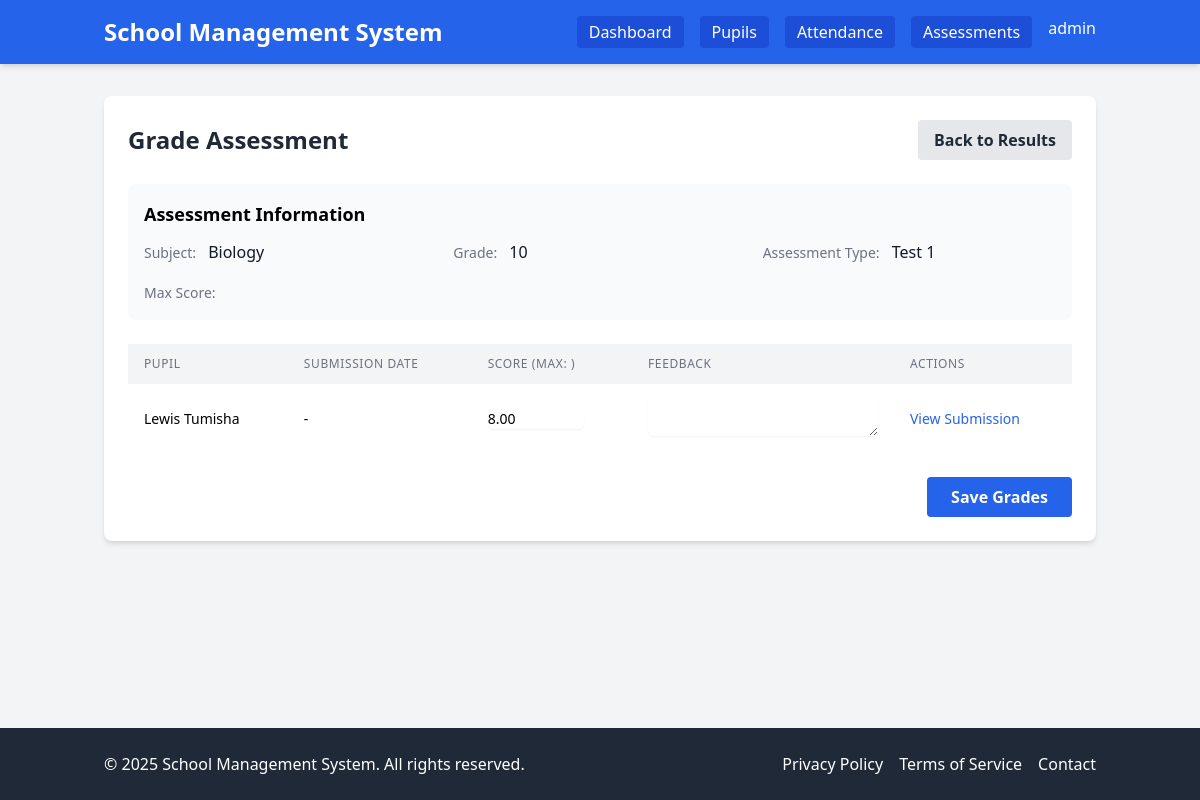
The page /assessments/1/grade/ (signed in) on the database its author committed.
### users/models.py (models this page shows)
class User(AbstractUser):
    class Role(models.TextChoices):
        ADMIN = 'ADMIN', _('Admin')
        TEACHER = 'TEACHER', _('Teacher')
    role = models.CharField(
        max_length=10,
        choices=Role.choices,
        default=Role.TEACHER,
        verbose_name=_('Role'),
        help_text=_('Designates the role and permissions of the user')
    )
    phone_number = models.CharField(max_length=15, blank=True, null=True)
    address = models.TextField(blank=True, null=True)
    profile_picture = models.ImageField(upload_to='profile_pics/', blank=True, null=True)
    def is_admin(self):
        return self.role == self.Role.ADMIN
    def is_teacher(self):
        return self.role == self.Role.TEACHER
    class Meta:
        verbose_name = _('User')
        verbose_name_plural = _('Users')

### assessments/models.py (models this page shows, shortened)
class Assessment(models.Model):
    template = models.ForeignKey(AssessmentTemplate, on_delete=models.CASCADE, related_name='assessments')
    grade_class = models.ForeignKey(Grade, on_delete=models.CASCADE, related_name='assessments')
    date_assigned = models.DateField()
    date_due = models.DateField()
    instructions = models.TextField(blank=True, null=True)
    attachment = models.FileField(upload_to='assessment_attachments/', blank=True, null=True)
    is_published = models.BooleanField(default=False)
    published_at = models.DateTimeField(blank=True, null=True)
    assigned_by = models.ForeignKey(
        settings.AUTH_USER_MODEL,
        on_delete=models.CASCADE,
        related_name='assigned_assessments'
    )
    created_at = models.DateTimeField(auto_now_add=True)
    updated_at = models.DateTimeField(auto_now=True)
    class Meta:
        verbose_name = _('Assessment')
        verbose_name_plural = _('Assessments')
        ordering = ['-date_assigned']

class AssessmentTemplate(models.Model):
    title = models.CharField(max_length=200)
    subject = models.ForeignKey(Subject, on_delete=models.CASCADE, related_name='assessment_templates')
    assessment_type = models.ForeignKey(AssessmentType, on_delete=models.CASCADE, related_name='templates')
    total_points = models.DecimalField(
        max_digits=7,
        decimal_places=2,
        validators=[MinValueValidator(0)]
    )
    description = models.TextField(blank=True, null=True)
    created_by = models.ForeignKey(settings.AUTH_USER_MODEL, on_delete=models.CASCADE, related_name='created_templates')
    created_at = models.DateTimeField(auto_now_add=True)
    updated_at = models.DateTimeField(auto_now=True)
    class Meta:
        verbose_name = _('Assessment Template')
        verbose_name_plural = _('Assessment Templates')
        ordering = ['-created_at']

class Subject(models.Model):
    name = models.CharField(max_length=100, unique=True)
    code = models.CharField(max_length=10, unique=True)
    description = models.TextField(blank=True, null=True)
    class Meta:
        verbose_name = _('Subject')
        verbose_name_plural = _('Subjects')
        ordering = ['name']

class AssessmentType(models.Model):
    name = models.CharField(max_length=100, unique=True)
    description = models.TextField(blank=True, null=True)
    weight = models.DecimalField(
        max_digits=5,
        decimal_places=2,
        validators=[MinValueValidator(0), MaxValueValidator(100)],
        help_text=_('Weight of this assessment type in the final grade calculation (percentage)')
    )
    class Meta:
        verbose_name = _('Assessment Type')
        verbose_name_plural = _('Assessment Types')
        ordering = ['name']

class AssessmentResult(models.Model):
    assessment = models.ForeignKey(Assessment, on_delete=models.CASCADE, related_name='results')
    pupil = models.ForeignKey(Pupil, on_delete=models.CASCADE, related_name='assessment_results')
    score = models.DecimalField(
        max_digits=7,
        decimal_places=2,
        validators=[MinValueValidator(0)],
        blank=True,
        null=True
    )
    percentage = models.DecimalField(
        max_digits=5,
        decimal_places=2,
        validators=[MinValueValidator(0), MaxValueValidator(100)],
        blank=True,
        null=True
    )
    grade_letter = models.CharField(max_length=2, blank=True, null=True)
    is_submitted = models.BooleanField(default=False)
    submission_date = models.DateTimeField(blank=True, null=True)
    submission_file = models.FileField(upload_to='assessment_submissions/', blank=True, null=True)
    feedback = models.TextField(blank=True, null=True)
    graded_by = models.ForeignKey(
        settings.AUTH_USER_MODEL,
        on_delete=models.CASCADE,
        related_name='graded_assessments',
        blank=True,
        null=True
    )
    graded_at = models.DateTimeField(blank=True, null=True)
    created_at = models.DateTimeField(auto_now_add=True)
    updated_at = models.DateTimeField(auto_now=True)
    class Meta:
        verbose_name = _('Assessment Result')
        verbose_name_plural = _('Assessment Results')
        unique_together = ['assessment', 'pupil']
        ordering = ['assessment', 'pupil']

### pupils/models.py (models this page shows, shortened)
class Grade(models.Model):
    name = models.CharField(max_length=50, unique=True)
    description = models.TextField(blank=True, null=True)

class Pupil(models.Model):
    first_name = models.CharField(max_length=100)
    last_name = models.CharField(max_length=100)
    date_of_birth = models.DateField()
    GENDER_CHOICES = [
        ('M', 'Male'),
        ('F', 'Female'),
        ('O', 'Other'),
    ]
    gender = models.CharField(max_length=1, choices=GENDER_CHOICES)
    photo = models.ImageField(upload_to='pupil_photos/', blank=True, null=True)
    student_id = models.CharField(max_length=20, unique=True)
    grade = models.ForeignKey(Grade, on_delete=models.SET_NULL, null=True, related_name='pupils')
    enrollment_date = models.DateField(auto_now_add=True)
    is_active = models.BooleanField(default=True)
    address = models.TextField(blank=True, null=True)
    city = models.CharField(max_length=100, blank=True, null=True)
    state_province = models.CharField(max_length=100, blank=True, null=True)
    postal_code = models.CharField(max_length=20, blank=True, null=True)
    country = models.CharField(max_length=100, default='Zambia')
    parent_name = models.CharField(max_length=200)
    parent_phone = models.CharField(max_length=15)
    parent_email = models.EmailField(blank=True, null=True)
    emergency_contact_name = models.CharField(max_length=200, blank=True, null=True)
    emergency_contact_phone = models.CharField(max_length=15, blank=True, null=True)
    qr_code = models.ImageField(upload_to='pupil_qrcodes/', blank=True, null=True)
    uuid = models.UUIDField(default=uuid.uuid4, editable=False, unique=True)
    class Meta:
        verbose_name = _('Pupil')
        verbose_name_plural = _('Pupils')
        ordering = ['last_name', 'first_name']
    def get_full_name(self):
        return f"{self.first_name} {self.last_name}"

### assessments/views.py (the view, shortened to what this page needs)
# urls.py: path('assessments/<int:assessment_id>/grade/', views.grade_assessment, name='grade_assessment'),
@login_required
def grade_assessment(request, assessment_id):
    assessment = get_object_or_404(Assessment, id=assessment_id)
    if assessment.assigned_by != request.user and not request.user.is_admin():
        messages.error(request, 'You do not have permission to grade this assessment.')
        return redirect('assessment_results', assessment_id=assessment.id)
    results = AssessmentResult.objects.filter(
        assessment=assessment,
        is_submitted=True
    ).order_by('pupil__last_name', 'pupil__first_name')
    context = {
        'assessment': assessment,
        'results': results,
    }
    return render(request, 'assessments/grade_assessment.html', context)

### templates/assessments/grade_assessment.html (shortened to what this page needs)
{% extends 'base/base.html' %}
{% block content %}
<div class="bg-white shadow-md rounded-lg p-6">
    <div class="flex justify-between items-center mb-6">
        <h1 class="text-2xl font-bold text-gray-800">Grade Assessment</h1>
        <div class="flex space-x-2">
            <a href="{% url 'assessment_results' assessment.id %}" class="bg-gray-200 hover:bg-gray-300 text-gray-800 font-bold py-2 px-4 rounded">
                Back to Results
            </a>
        </div>
    </div>
    <div class="mb-6 bg-gray-50 p-4 rounded-lg">
        <h2 class="text-lg font-semibold mb-3">Assessment Information</h2>
        <div class="grid grid-cols-1 md:grid-cols-3 gap-4">
            <div>
                <span class="text-sm font-medium text-gray-500">Subject:</span>
                <span class="ml-2 text-gray-900">{{ assessment.template.subject.name }}</span>
            </div>
            <div>
                <span class="text-sm font-medium text-gray-500">Grade:</span>
                <span class="ml-2 text-gray-900">{{ assessment.grade_class.name }}</span>
            </div>
            <div>
                <span class="text-sm font-medium text-gray-500">Assessment Type:</span>
                <span class="ml-2 text-gray-900">{{ assessment.template.assessment_type.name }}</span>
            </div>
            <div>
                <span class="text-sm font-medium text-gray-500">Max Score:</span>
            </div>
        </div>
    </div>
    <form method="post" class="space-y-6">
        {% if results %}
            <div class="overflow-x-auto">
                <table class="min-w-full bg-white">
                    <thead class="bg-gray-100">
                        <tr>
                            <th class="py-3 px-4 text-left text-xs font-medium text-gray-500 uppercase tracking-wider">Pupil</th>
                            <th class="py-3 px-4 text-left text-xs font-medium text-gray-500 uppercase tracking-wider">Submission Date</th>
                            <th class="py-3 px-4 text-left text-xs font-medium text-gray-500 uppercase tracking-wider">Score (Max: {{ assessment.template.max_score }})</th>
                            <th class="py-3 px-4 text-left text-xs font-medium text-gray-500 uppercase tracking-wider">Feedback</th>
                            <th class="py-3 px-4 text-left text-xs font-medium text-gray-500 uppercase tracking-wider">Actions</th>
                        </tr>
                    </thead>
                    <tbody class="divide-y divide-gray-200">
                        {% for result in results %}
                            <tr class="hover:bg-gray-50">
                                <td class="py-3 px-4 text-sm">{{ result.pupil.get_full_name }}</td>
                                <td class="py-3 px-4 text-sm">
                                    {% if result.submitted_at %}
                                        {{ result.submitted_at|date:"M d, Y H:i" }}
                                    {% else %}
                                        -
                                    {% endif %}
                                </td>
                                <td class="py-3 px-4 text-sm">
                                    <input type="number" name="score_{{ result.id }}" id="score_{{ result.id }}"
                                           value="{% if result.score is not None %}{{ result.score }}{% endif %}"
                                           min="0" max="{{ assessment.template.max_score }}" step="0.1"
                                           class="w-24 rounded-md border-gray-300 shadow-sm focus:border-blue-500 focus:ring focus:ring-blue-500 focus:ring-opacity-50">
                                </td>
                                <td class="py-3 px-4 text-sm">
                                    <textarea name="feedback_{{ result.id }}" id="feedback_{{ result.id }}" rows="2"
                                              class="w-full rounded-md border-gray-300 shadow-sm focus:border-blue-500 focus:ring focus:ring-blue-500 focus:ring-opacity-50">{{ result.feedback }}</textarea>
                                </td>
                                <td class="py-3 px-4 text-sm">
                                    <a href="{% url 'assessment_result_detail' result.id %}" class="text-blue-600 hover:text-blue-900" target="_blank">
                                        View Submission
                                    </a>
                                </td>
                            </tr>
                        {% endfor %}
                    </tbody>
                </table>
            </div>
            <div class="flex justify-end">
                <button type="submit" class="bg-blue-600 hover:bg-blue-700 text-white font-bold py-2 px-6 rounded">
                    Save Grades
                </button>
            </div>
        {% else %}
            <div class="text-center py-8 bg-gray-50 rounded-lg">
                <p class="text-gray-500">No submissions to grade.</p>
            </div>
        {% endif %}
    </form>
</div>
{% endblock %}

### templates/base/base.html (shortened to what this page needs)
<!DOCTYPE html>
<html lang="en">
<head>
    <script src="https://cdn.tailwindcss.com"></script>
</head>
<body class="bg-gray-100 min-h-screen flex flex-col">
    <header class="bg-blue-600 text-white shadow-md">
        <div class="container mx-auto px-4 py-4 flex justify-between items-center">
            <a href="{% url 'home' %}" class="text-2xl font-bold">School Management System</a>
            <nav class="hidden md:flex space-x-4">
                {% if user.is_authenticated %}
                    {% if user.is_teacher %}
                        <a href="{% url 'teacher_dashboard' %}" class="bg-blue-700 hover:bg-blue-800 text-white font-medium py-1 px-3 rounded">Dashboard</a>
                        <a href="{% url 'pupil_list' %}" class="bg-blue-700 hover:bg-blue-800 text-white font-medium py-1 px-3 rounded">Pupils</a>
                        <a href="{% url 'attendance_sessions' %}" class="bg-blue-700 hover:bg-blue-800 text-white font-medium py-1 px-3 rounded">Attendance</a>
                        <a href="{% url 'assessment_list' %}" class="bg-blue-700 hover:bg-blue-800 text-white font-medium py-1 px-3 rounded">Assessments</a>
                    {% endif %}
                    <div class="relative group">
                        <button class="hover:text-blue-200">{{ user.get_full_name|default:user.username }}</button>
                    </div>
                {% else %}
                    <a href="{% url 'login' %}" class="bg-blue-700 hover:bg-blue-800 text-white font-medium py-1 px-3 rounded">Login</a>
                {% endif %}
            </nav>
        </div>
    </header>
    <main class="container mx-auto px-4 py-8 flex-grow">
        {% block content %}{% endblock %}
    </main>
    <footer class="bg-gray-800 text-white py-6">
        <div class="container mx-auto px-4">
            <div class="flex flex-col md:flex-row justify-between items-center">
                <div class="mb-4 md:mb-0">
                    <p>&copy; {% now "Y" %} School Management System. All rights reserved.</p>
                </div>
                <div class="flex space-x-4">
                    <a href="#" class="hover:text-blue-300">Privacy Policy</a>
                    <a href="#" class="hover:text-blue-300">Terms of Service</a>
                    <a href="#" class="hover:text-blue-300">Contact</a>
                </div>
            </div>
        </div>
    </footer>
</body>
</html>

### rows shown on the page
User: get_full_name "admin"
Assessment: template.subject.name "Biology", grade_class.name "10", template.assessment_type.name "Test 1"
AssessmentResult: pupil.get_full_name "Lewis Tumisha", score "8.00"
